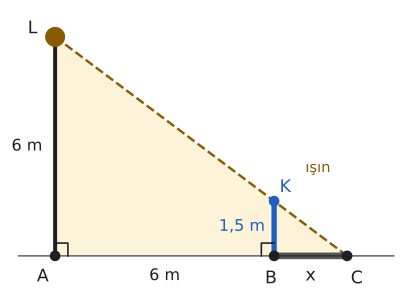

Write Python code to recreate this figure.
import sys; sys.path.insert(0, "tools")
from cizim import *

# Lamba direği |AL| = 6 m, kişi |BK| = 1,5 m, |AB| = 6 m. Gölge |BC| = x = 2 m.
# C, K, L doğrusal: CBK ~ CAL (oran 1/4).
A = np.array([0.0, 0.0]); L = np.array([0.0, 6.0]); B = np.array([6.0, 0.0]); K = np.array([6.0, 1.5]); C = np.array([8.0, 0.0])
print("K doğru üzerinde mi:", np.isclose((K - C)[0] * (L - C)[1] - (K - C)[1] * (L - C)[0], 0))
fig, ax = sekil(5.2, 4.2)
ax.set_aspect("equal"); ax.axis("off")
ax.plot([-1, 9.3], [0, 0], color=SOLUK, lw=1.2)
ax.add_patch(patches.Polygon([A, L, C], closed=True, facecolor=SARI_ACIK, edgecolor="none"))
ax.plot(*zip(A, L), color=YAZI, lw=3)
ax.plot(L[0], L[1], "o", color=SARI, markersize=14, zorder=6)
ax.plot(*zip(L, C), color=SARI, lw=1.8, ls="--")
ax.plot(*zip(B, K), color=MAVI, lw=4)
ax.plot(*zip(B, C), color=YAZI, lw=5, alpha=0.75)
s = 0.35
ax.plot([A[0], A[0] + s, A[0] + s], [s, s, 0], color=YAZI, lw=1.2)
ax.plot([B[0], B[0] - s, B[0] - s], [s, s, 0], color=YAZI, lw=1.2)
nokta(ax, *L, "L", dx=-0.75, dy=0.1); nokta(ax, *A, "A", dx=-0.5, dy=-0.7)
nokta(ax, *B, "B", dx=-0.25, dy=-0.75); nokta(ax, *K, "K", dx=0.15, dy=0.25, renk=MAVI); nokta(ax, *C, "C", dx=0.1, dy=-0.75)
ax.text(-0.35, 3.0, "6 m", ha="right", va="center", fontsize=12)
ax.text(5.75, 0.8, "1,5 m", ha="right", va="center", color=MAVI, fontsize=12)
ax.text(3.0, -0.55, "6 m", ha="center", va="center", fontsize=12)
ax.text(7.0, -0.55, "x", ha="center", va="center", fontsize=13)
ax.text(7.2, 2.4, "ışın", ha="center", va="center", color=SARI, fontsize=11)
ax.set_xlim(-1.3, 9.3); ax.set_ylim(-1.1, 6.8)
kaydet(fig, __file__)
